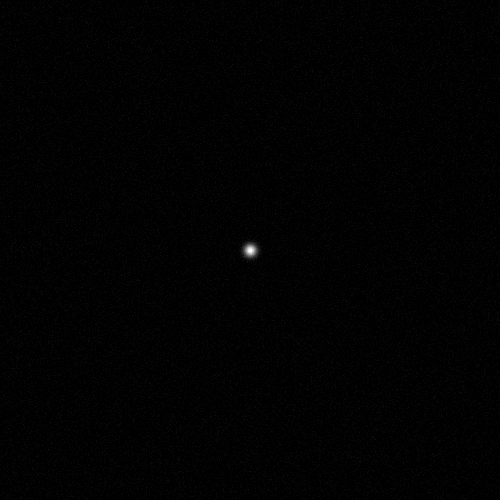
#> input picture data/raw/simulated/beam_100mm.png, 500 x 500 px, found by its file name; its folder holds 5 pictures in this run
$ python compare_measured_vs_theory.py
#> lines starting #> are read from the running program, lines starting #| are printed output that depends on the picture
### src/beam_fitting.py
import numpy as np
import cv2
from scipy.optimize import curve_fit
import matplotlib.pyplot as plt

def gaussian_1d(x, amplitude, centre, sigma, offset):
    """Standard 1D Gaussian function for curve fitting."""
    return amplitude * np.exp(-((x - centre)**2)/ (2 * sigma ** 2)) + offset

def extract_horizontal_profile(gray_image, y_row=None):
    """
    Extract a horizontal intensity slice through the beam.
    If y_row is not given, use the row with the brightest pixel.
   """
    if y_row is None:
        y_row = np.unravel_index(np.argmax(gray_image), gray_image.shape)[0]

    profile = gray_image[y_row, :].astype(np.float64)
    x_values = np.arange(len(profile))

    return x_values, profile, y_row

def fit_gaussian_profile(x_values, profile):
    """
    Fit a 1D Gaussina to the intensity profile.
    Returns fitted parameters and covariance maxtrix
    """

    amplitude_guess = np.max(profile ) - np.min(profile)
    centre_guess = x_values[np.argmax(profile)]
    sigma_guess = 20
    offset_guess = np.min(profile)

    initial_guess = [amplitude_guess, centre_guess, sigma_guess, offset_guess]

    params, covariance = curve_fit(
        gaussian_1d, x_values, profile, p0=initial_guess
    )

    return params, covariance

def sigma_to_beam_radius(sigma):
    """
    Convert Gaussian standard deviation to the
    1/e^2 intensity beam radius.

    For a Gaussian intensity profile:

        I(x) = I0 * exp(-2 * (x-x0)^2 / w^2)

    the relationship between sigma and the 1/e^2
    beam radius is:

        w = 2 * sigma
    """
    return 2 * sigma

# [160 lines left out: functions gaussian_2d, fit_gaussian_2d, sigma_to_beam_radii, main, not called in this run]


# [2 lines that do not run on import are left out]

### src/calibration.py
class PixelCalibration:
    """
    Convert image coordinates between pixels and physical distance.
    """

    def __init__(self, mm_per_pixel):
        if mm_per_pixel <= 0:
            raise ValueError("mm_per_pixel must be positive")

        self.mm_per_pixel = mm_per_pixel

    def pixels_to_mm(self, pixels):
        return pixels * self.mm_per_pixel

    def mm_to_pixels(self, mm):
        return mm / self.mm_per_pixel

    # [6 lines left out: function __repr__, not called in this run]

### src/beam_simulator.py
import numpy as np


def gaussian_beam_radius(z, w0, wavelength):
    """
    Calculate the 1/e² beam radius w(z) at propagation
    distance z using the standard Gaussian beam equation.

    Parameters
    ----------
    z : float
        Propagation distance in mm.
    w0 : float
        Beam waist (minimum 1/e² radius) in mm.
    wavelength : float
        Wavelength in mm.
        Example: 650 nm = 0.00065 mm.

    Returns
    -------
    float
        Theoretical 1/e² beam radius at distance z, in mm.
    """

    z_R = (np.pi * w0**2) / wavelength

    w_z = w0 * np.sqrt(
        1 + (z / z_R)**2
    )

    return w_z


# [189 lines left out: functions generate_simulated_beam, generate_elliptical_beam, main, not called in this run]


# [2 lines that do not run on import are left out]

### src/metrics.py
def percentage_error(measured, theoretical):
    """
    Calculate the absolute percentage error between
    a measured value and a theoretical value.
    """

    if theoretical == 0:
        raise ValueError("Theoretical value cannot be zero.")

    return abs(measured - theoretical) / abs(theoretical) * 100

### experiments/compare_measured_vs_theory.py
import cv2
import numpy as np
import matplotlib.pyplot as plt
import pandas as pd
from src.calibration import PixelCalibration

from src.beam_fitting import (
    extract_horizontal_profile,
    fit_gaussian_profile,
    sigma_to_beam_radius
)

from src.beam_simulator import gaussian_beam_radius
from src.metrics import percentage_error


CALIBRATION = PixelCalibration(
mm_per_pixel=0.05
)
W0 = 0.05
WAVELENGTH = 0.00065

distances_mm = [100, 200, 300, 400, 500]

measured_radii_mm = []
theoretical_radii_mm = []

results = []


for distance in distances_mm:

    image_path = f"data/raw/simulated/beam_{distance}mm.png"

    image = cv2.imread(image_path)
#> image is the input picture: shape (500, 500, 3); min 0, max 255, mean 1.9

    if image is None:
        raise FileNotFoundError(
            f"Could not load image: {image_path}"
        )

    gray_image = cv2.cvtColor(
        image,
        cv2.COLOR_BGR2GRAY
    )

    x_values, profile, y_row = extract_horizontal_profile(
        gray_image
    )
#> in extract_horizontal_profile, `y_row = np.unravel_index(np.argmax(gray_image), gray_image.shape)[0]`: y_row = 250
#> in extract_horizontal_profile, `profile = gray_image[y_row, :].astype(np.float64)`: profile = 500 values, max 255 at index 251, min 0 at index 1, mean 7.19
#> in extract_horizontal_profile, `x_values = np.arange(len(profile))`: x_values = 500 values from 0 to 499
#> x_values = 500 values from 0 to 499; y_row = 250

    params, covariance = fit_gaussian_profile(
        x_values,
        profile
    )
#> in fit_gaussian_profile, `amplitude_guess = np.max(profile ) - np.min(profile)`: amplitude_guess = 255
#> in fit_gaussian_profile, `centre_guess = x_values[np.argmax(profile)]`: centre_guess = 251
#> in fit_gaussian_profile, `offset_guess = np.min(profile)`: offset_guess = 0
#> in fit_gaussian_profile, `initial_guess = [amplitude_guess, centre_guess, sigma_guess, offset_gu..`: initial_guess = [255, 251, 20, 0]
#> in fit_gaussian_profile, `params, covariance = curve_fit( gaussian_1d, x_values, profile, p0=ini..`: params = [255.4, 249.9, 4.12, 1.91]; covariance = [[1.76, 1.71e-08, -0.0186, -0.0126], [1.71e-08, 0.000609, -2.76e-10, -2.96e-13], [-0.0186, -2.76e-10, 0.000618, -0.000408], [-0.0126, -2.96e-13, -0.000408, 0.0179]]
#> params = [255.4, 249.9, 4.12, 1.91]

    amplitude, centre, sigma, offset = params
#> amplitude = 255.4; centre = 249.9; sigma = 4.12; offset = 1.91

    measured_radius_pixels = sigma_to_beam_radius(
        sigma
    )
#> measured_radius_pixels = 8.24

    measured_radius_mm = CALIBRATION.pixels_to_mm (
        measured_radius_pixels
    )
#> measured_radius_mm = 0.412

    theoretical_radius_mm = gaussian_beam_radius(
        distance,
        W0,
        WAVELENGTH
    )

    error_percent = percentage_error(
        measured_radius_mm,
        theoretical_radius_mm
    )
#> error_percent = 1.12

    measured_radii_mm.append(
        measured_radius_mm
    )

    theoretical_radii_mm.append(
        theoretical_radius_mm
    )

    results.append({
        "distance_mm": distance,
        "theoretical_radius_mm": theoretical_radius_mm,
        "measured_radius_mm": measured_radius_mm,
        "error_percent": error_percent
    })

    print(
        f"Distance: {distance} mm | "
        f"Measured radius: {measured_radius_mm:.4f} mm | "
        f"Theoretical radius: {theoretical_radius_mm:.4f} mm | "
        f"Error: {error_percent:.2f}%"
    )
#| Distance: 100 mm | Measured radius: 0.4121 mm | Theoretical radius: 0.4168 mm | Error: 1.12%


results_df = pd.DataFrame(results)


results_df.to_csv(
    "results/beam_measurements.csv",
    index=False
)


plt.figure(figsize=(8, 6))

plt.plot(
    distances_mm,
    measured_radii_mm,
    "o-",
    label="Measured (fitted)"
)

plt.plot(
    distances_mm,
    theoretical_radii_mm,
    "s--",
    label="Theoretical (Gaussian beam model)"
)

plt.xlabel("Propagation distance (mm)")
plt.ylabel("1/e² Beam Radius (mm)")
plt.title("Measured vs Theoretical 1/e² Beam Radius")

plt.legend()
plt.grid(True, alpha=0.3)
plt.tight_layout()

plt.savefig(
    "results/measured_vs_theoretical.png",
    dpi=150
)
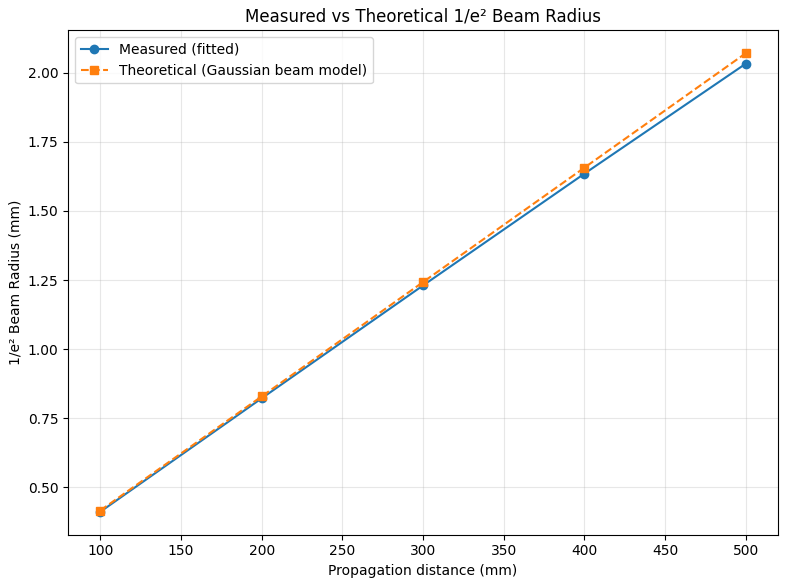
#> figure drawn by matplotlib, 1 panel

plt.show()
